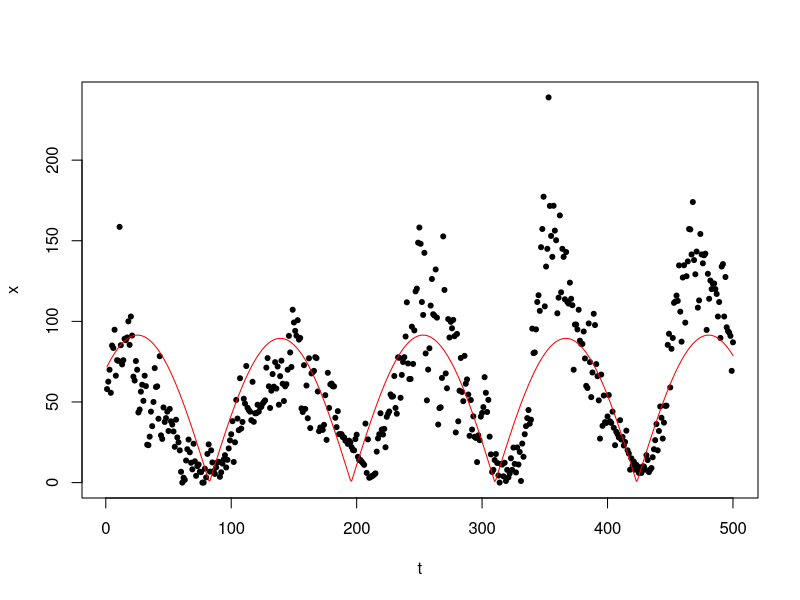

Source code (R):
# Example of fitting a non-linear model with several parameters by 
# maximum likelihood, using "nlm".
#
# The model is for the data on sunspot counts supplied with R.  We
# hypothesize that the counts (actually integers, but modelled as
# non-negative continuous values) come from taking the absolute value
# of a normal variate whose mean varies with time according to a sine 
# wave.  The model parameters are a, b, f, and M, which define the
# sine wave, as M*(a+sin(b+f*t), and the log of the standard deviation
# of the observation, lsigma.
#
# We use "nlm" to find the maximum likelihood estimates

logl <- function (p, x, t)
{
    a <- p[1]
    b <- p[2]
    f <- p[3]
    M <- p[4]
    lsigma <- p[5]
    - sum(log(dnorm ( x, M*(a+sin(b+f*t)), exp (lsigma)) + 
              dnorm (-x, M*(a+sin(b+f*t)), exp (lsigma))
      )) 
}


## get the data.

x <- sunspots [1:500]
t <- 1:length(x)

# Estimation, from a carefully chosen starting point.

est <- nlm (logl, 
            p = c(a= 0, b = -1, f = 2*pi/200, M=80,lsigma = 4), 
            x = x, t = t, hessian = T)
print(est)

mle <- est$estimate
sds <- sqrt(diag(solve(est$hessian)))

# Plot the mean from the model with the MLE parameter estimates together
# with the data points.

a <- mle[1]
b <- mle[2]
f <- mle[3]
M <- mle[4]

plot(t,x,pch=20)
lines(t,abs(M*(a+sin(b+f*t))),col="red")
